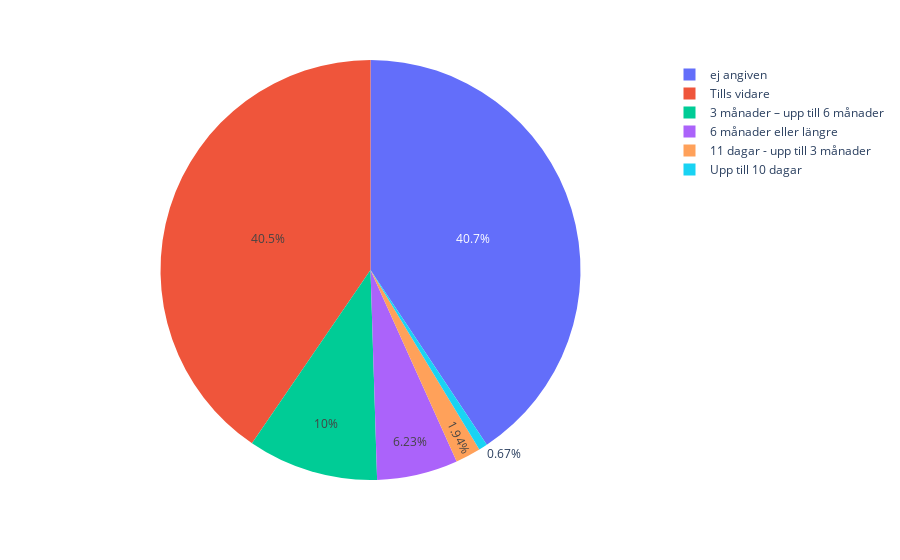

The code cell stored with this chart in its notebook:
### Code cell
px.pie(df.groupby("duration")["vacancies"].sum().sort_values().reset_index(), values="vacancies", names="duration")

### Figure 1 — Plotly figure (JSON) as saved in the notebook; plotly's stock layout.template omitted (floating-point values rounded to 4 significant figures)
{"data": [{"domain": {"x": [0, 1], "y": [0, 1]}, "hovertemplate": "duration=%{label}<br>vacancies=%{value}<extra></extra>", "labels": ["Upp till 10 dagar", "11 dagar - upp till 3 månader", "6 månader eller längre", "3 månader – upp till 6 månader", "Tills vidare", "ej angiven"], "legendgroup": "", "name": "", "showlegend": true, "type": "pie", "values": [10, 29, 93, 150, 604, 607]}], "layout": {"legend": {"tracegroupgap": 0}, "margin": {"t": 60}}}
